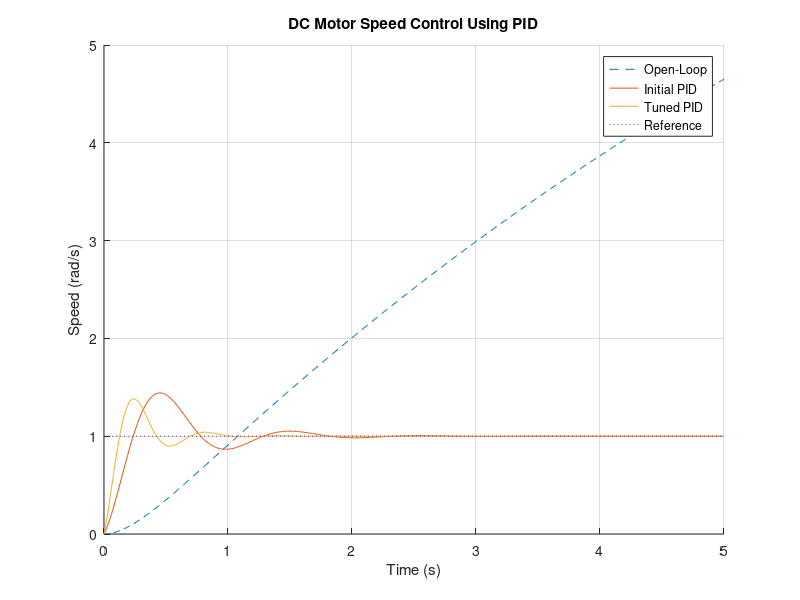

This figure's MATLAB source: (Note: this script raises an error after producing the figure.)
%% DC Motor Speed Control using PID
% Simple simulation of a PID controller for DC motor speed control
% This was done to understand how PID affects rise time, overshoot,
% and steady-state error in a feedback system.

clc;
clear;
close all;

%% DC motor parameters (assumed values)
R = 2;        % Resistance (Ohms)
L = 0.5;      % Inductance (H)
K = 0.05;     % Motor constant
J = 0.02;     % Inertia
b = 0.001;    % Friction coefficient

%% DC motor transfer function
% Speed / Voltage transfer function
num = K;
den = [L*J (L*b + R*J) (R*b + K^2)];
motor = tf(num, den);

disp('DC Motor Transfer Function:');
motor

%% Initial PID controller
% These values were chosen as a starting point
Kp1 = 10;
Ki1 = 20;
Kd1 = 0.5;
pid_initial = pid(Kp1, Ki1, Kd1);
% Closed-loop system with initial PID
sys_initial = feedback(pid_initial * motor, 1);

%% Tuned PID controller
% Gains were increased to improve response
Kp2 = 30;
Ki2 = 50;
Kd2 = 1.2;
pid_tuned = pid(Kp2, Ki2, Kd2);
% Closed-loop system after tuning
sys_tuned = feedback(pid_tuned * motor, 1);

%% Step response comparison
t = 0:0.01:5;
figure;
hold on;
% Open-loop response
[y_ol, t_ol] = step(motor, t);
plot(t_ol, y_ol, '--', 'DisplayName', 'Open-Loop');
% Initial PID response
[y_init, t_init] = step(sys_initial, t);
plot(t_init, y_init, 'DisplayName', 'Initial PID');
% Tuned PID response
[y_tuned, t_tuned] = step(sys_tuned, t);
plot(t_tuned, y_tuned, 'DisplayName', 'Tuned PID');
% Reference line
plot([0 5], [1 1], ':', 'DisplayName', 'Reference');
grid on;
xlabel('Time (s)');
ylabel('Speed (rad/s)');
title('DC Motor Speed Control Using PID');
legend;
hold off;

%% Performance analysis
% Checking how the response changes after tuning
info_init = stepinfo(sys_initial);
info_tuned = stepinfo(sys_tuned);
ss_error_init = abs(1 - y_init(end));
ss_error_tuned = abs(1 - y_tuned(end));
fprintf('\nInitial PID:\n');
fprintf('Settling Time: %.2f s\n', info_init.SettlingTime);
fprintf('Overshoot: %.2f %%\n', info_init.Overshoot);
fprintf('Steady-State Error: %.4f\n', ss_error_init);
fprintf('\nTuned PID:\n');
fprintf('Settling Time: %.2f s\n', info_tuned.SettlingTime);
fprintf('Overshoot: %.2f %%\n', info_tuned.Overshoot);
fprintf('Steady-State Error: %.4f\n', ss_error_tuned);
